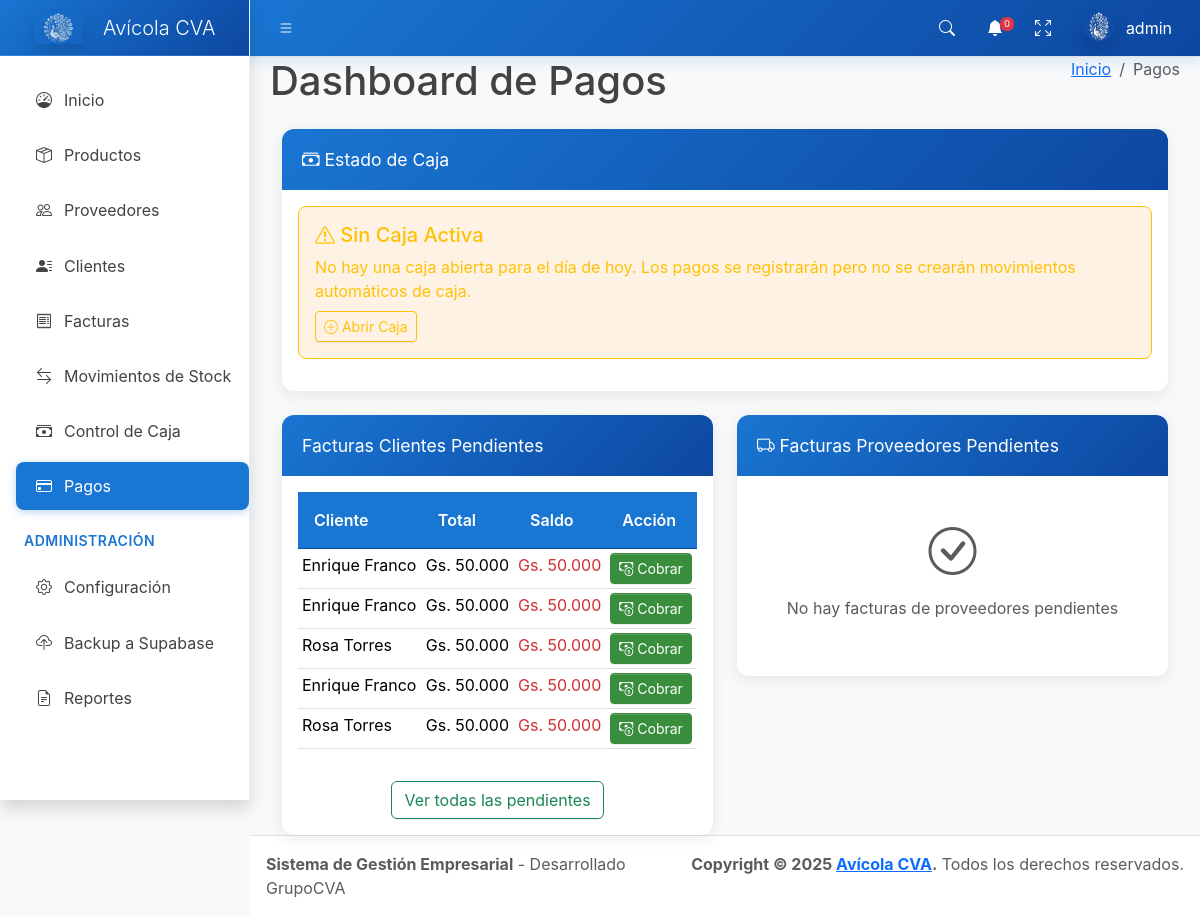
Page /pagos/ (signed in) on the earlier database version.
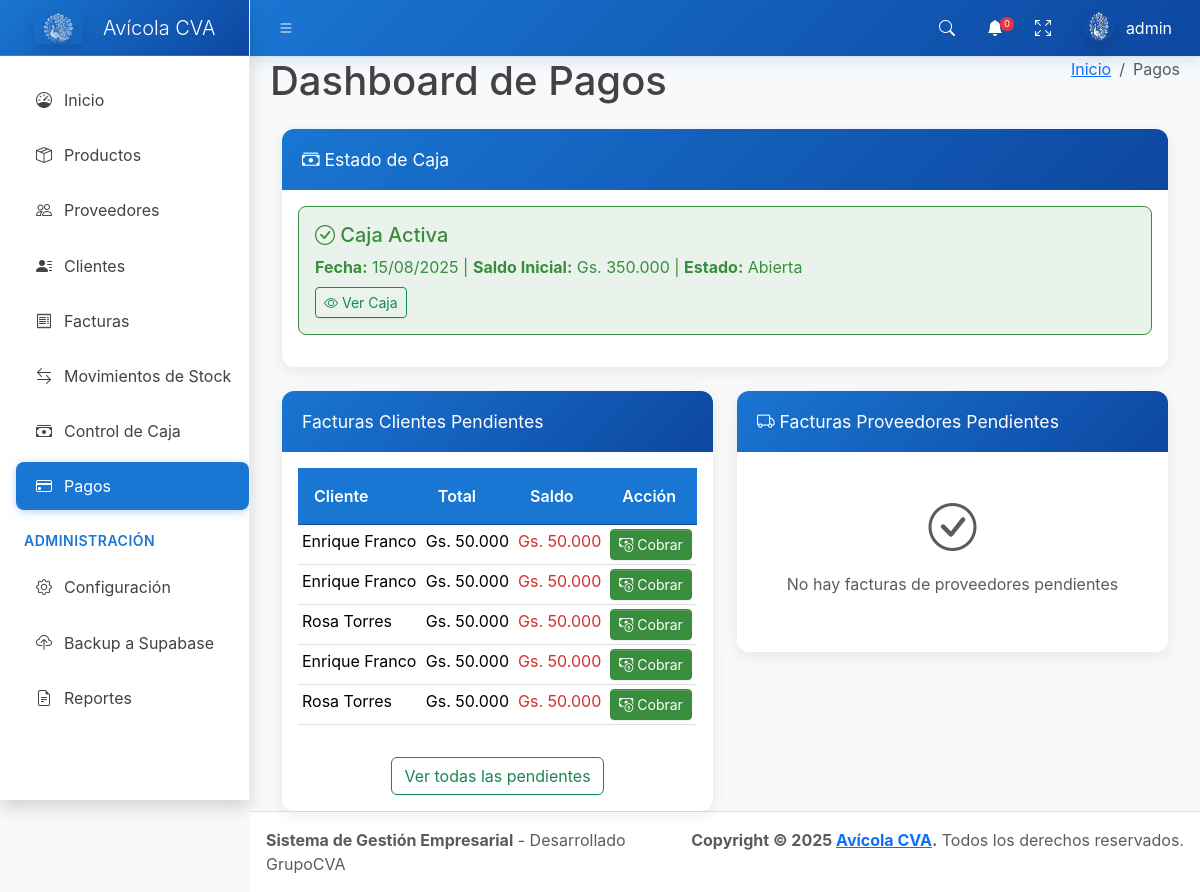
Same page on the later database version.
### core/models.py (models this page shows, shortened)
class Caja(models.Model):
    fecha = models.DateField(unique=True)
    saldo_inicial = models.IntegerField(default=0)
    saldo_final = models.IntegerField(default=0)
    saldo_real = models.IntegerField(default=0)
    diferencia = models.IntegerField(default=0)
    observaciones = models.TextField(blank=True, null=True)
    cerrada = models.BooleanField(default=False)
    usuario_apertura = models.ForeignKey(User, on_delete=models.PROTECT, related_name='cajas_aperturadas')
    usuario_cierre = models.ForeignKey(User, on_delete=models.PROTECT, related_name='cajas_cerradas', null=True, blank=True)
    fecha_apertura = models.DateTimeField(auto_now_add=True)
    fecha_cierre = models.DateTimeField(null=True, blank=True)
    class Meta:
        verbose_name = 'Caja'
        verbose_name_plural = 'Cajas'
        ordering = ['-fecha']
    @classmethod
    def obtener_caja_activa(cls, fecha=None):
        if fecha is None:
            fecha = timezone.now().date()
        caja = cls.objects.filter(
            fecha=fecha,
            cerrada=False
        ).first()
        if not caja:
            caja = cls.objects.filter(
                cerrada=False
            ).order_by('-fecha').first()
        return caja

### core/views_pagos.py (the view)
# urls.py: path('pagos/', views_pagos.pagos_dashboard, name='pagos_dashboard'),
@login_required
def pagos_dashboard(request):
    facturas_pendientes_clientes = Factura.objects.filter(
        tipo='venta',
        estado='pendiente'
    ).select_related('cliente').order_by('-fecha')[:5]
    facturas_pendientes_proveedores = Factura.objects.filter(
        tipo='compra',
        estado='pendiente'
    ).select_related('proveedor').order_by('-fecha')[:5]
    caja_activa = Caja.obtener_caja_activa()
    context = {
        'facturas_pendientes_clientes': facturas_pendientes_clientes,
        'facturas_pendientes_proveedores': facturas_pendientes_proveedores,
        'caja_activa': caja_activa,
    }
    return render(request, 'pagos_dashboard.html', context)

### core/context_processors.py (called while the page is built)
def configuracion_global(request):
    if not request.user.is_authenticated:
        return {}
    try:
        tema_actual = ConfiguracionSistema.get_valor('tema_visual', 'azul')
        return {
            'configuracion_global': {
                'tema_visual': tema_actual
            },
            'tema_actual': tema_actual
        }
    except:
        return {
            'configuracion_global': {
                'tema_visual': 'azul'
            },
            'tema_actual': 'azul'
        }

### core/models.py (called while the page is built)
    @property
    def total_pagado(self):
        return sum(pago_factura.monto for pago_factura in self.pagos_facturas.all())

    @property
    def saldo_pendiente(self):
        return self.total - self.total_pagado

    @classmethod
    def get_valor(cls, clave, valor_por_defecto=None):
        try:
            config = cls.objects.get(clave=clave, activo=True)
            return config.valor
        except cls.DoesNotExist:
            return valor_por_defecto

### templates/pagos_dashboard.html (shortened to what the changed rows need)
{% extends 'base.html' %}
{% load humanize custom_filters %}
{% block page_title %}Dashboard de Pagos{% endblock %}
{% block content %}
<div class="container-fluid mt-4">
  <div class="row mb-4">
    <div class="col-12">
      <div class="card">
        <div class="card-body">
          {% if caja_activa %}
            <div class="alert alert-success">
              <h5><i class="bi bi-check-circle"></i> Caja Activa</h5>
              <p class="mb-0">
                <strong>Fecha:</strong> {{ caja_activa.fecha|date:"d/m/Y" }} |
                <strong>Saldo Inicial:</strong> Gs. {{ caja_activa.saldo_inicial|intcomma_dot }} |
                <strong>Estado:</strong> Abierta
              </p>
              <a href="{% url 'caja_ver' caja_activa.id %}" class="btn btn-sm btn-outline-success mt-2">
                <i class="bi bi-eye"></i> Ver Caja
              </a>
            </div>
          {% else %}
            <div class="alert alert-warning">
              <h5><i class="bi bi-exclamation-triangle"></i> Sin Caja Activa</h5>
              <p class="mb-0">
                No hay una caja abierta para el día de hoy. Los pagos se registrarán pero no se crearán movimientos automáticos de caja.
              </p>
              <a href="{% url 'caja_abrir' %}" class="btn btn-sm btn-outline-warning mt-2">
                <i class="bi bi-plus-circle"></i> Abrir Caja
              </a>
            </div>
          {% endif %}
        </div>
      </div>
    </div>
  </div>
  <div class="row">
    <div class="col-md-6">
      <div class="card">
        <div class="card-body">
          {% if facturas_pendientes_clientes %}
            <div class="table-responsive">
              <table class="table table-sm">
                <thead>
                  <tr>
                    <th>Cliente</th>
                    <th>Total</th>
                    <th>Saldo</th>
                    <th>Acción</th>
                  </tr>
                </thead>
              </table>
            </div>
          {% else %}
            <div class="text-center text-muted py-4">
              <i class="bi bi-check-circle" style="font-size: 3rem;"></i>
              <p class="mt-2">No hay facturas de clientes pendientes</p>
            </div>
          {% endif %}
        </div>
      </div>
    </div>
  </div>
</div>
{% endblock %}

Differences in the rows shown:
added Caja: fecha "15/08/2025", saldo_inicial "350.000"
Other differences:
text no longer shown: "Sin Caja Activa No hay una caja abierta para el día de hoy. Los pagos se registrarán pero no se crearán movimientos automáticos de caja. Abrir Caja"
text now shown: "Caja Activa Fecha: | Saldo Inicial: Gs. | Estado: Abierta Ver Caja"
